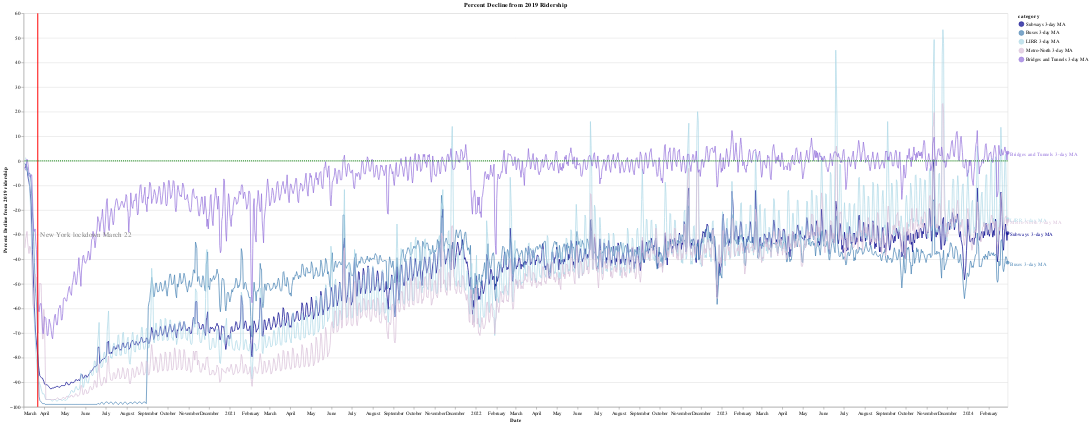

Source (notebook cell):
### Code cell
chart

### Figure 1 — Vega-Lite specification as saved in the notebook (floating-point values rounded to 4 significant figures; data arrays with more than 128 entries replaced by an {"elided": "..."} marker saying what was removed)
{"config": {"view": {"continuousWidth": 300, "continuousHeight": 300}}, "layer": [{"data": {"name": "data-4056dd5c07ad8437f17f0c8281196abc"}, "mark": {"type": "line", "opacity": 0.7}, "encoding": {"color": {"field": "category", "scale": {"domain": ["Subways 3-day MA", "Buses 3-day MA", "LIRR 3-day MA", "Metro-North 3-day MA", "Bridges and Tunnels 3-day MA"], "range": ["#00008B", "#4682B4", "#ADD8E6", "#D8BFD8", "#9370DB"]}, "type": "nominal"}, "x": {"axis": {"grid": false}, "field": "Date", "type": "temporal"}, "y": {"axis": {"title": "Percent Decline from 2019 ridership"}, "field": "value", "scale": {"domain": [-100, 60]}, "type": "quantitative"}}}, {"data": {"name": "data-02b3d69cba60cc93da0fc21a0f4756c8"}, "mark": {"type": "point", "filled": true}, "encoding": {"color": {"field": "category", "scale": {"domain": ["Subways 3-day MA", "Buses 3-day MA", "LIRR 3-day MA", "Metro-North 3-day MA", "Bridges and Tunnels 3-day MA"], "range": ["#00008B", "#4682B4", "#ADD8E6", "#D8BFD8", "#9370DB"]}, "type": "nominal"}, "size": {"value": 60}, "x": {"field": "Date", "type": "temporal"}, "y": {"field": "value", "type": "quantitative"}}}, {"data": {"name": "data-02b3d69cba60cc93da0fc21a0f4756c8"}, "mark": {"type": "text", "align": "left", "dx": 5, "dy": 3}, "encoding": {"color": {"field": "category", "scale": {"domain": ["Subways 3-day MA", "Buses 3-day MA", "LIRR 3-day MA", "Metro-North 3-day MA", "Bridges and Tunnels 3-day MA"], "range": ["#00008B", "#4682B4", "#ADD8E6", "#D8BFD8", "#9370DB"]}, "type": "nominal"}, "text": {"field": "category", "type": "nominal"}, "x": {"field": "Date", "type": "temporal"}, "y": {"field": "value", "type": "quantitative"}}}, {"data": {"name": "data-fc14c26a913e2a10d8ad152897197b53"}, "mark": {"type": "rule", "color": "red", "strokeWidth": 2}, "encoding": {"x": {"field": "Date", "type": "temporal"}}}, {"data": {"name": "data-f637b65b07e7e6af611e755664e790ce"}, "mark": {"type": "text", "align": "left", "baseline": "middle", "color": "grey", "dx": 5, "dy": 50, "fontSize": 15}, "encoding": {"text": {"field": "Text", "type": "nominal"}, "x": {"field": "Date", "type": "temporal"}}}, {"data": {"name": "data-1867bcea56fa2755210c957071db3dcc"}, "mark": {"type": "rule", "color": "green", "strokeDash": [2, 2], "strokeWidth": 2}, "encoding": {"y": {"field": "Percent", "type": "quantitative"}}}], "height": 800, "title": "Percent Decline from 2019 Ridership", "width": 2000, "$schema": "https://vega.github.io/schema/vega-lite/v5.20.1.json", "datasets": {"data-4056dd5c07ad8437f17f0c8281196abc": {"elided": "7305 records"}, "data-02b3d69cba60cc93da0fc21a0f4756c8": [{"Date": "2024-02-29T00:00:00", "category": "Bridges and Tunnels 3-day MA", "value": 3.333}, {"Date": "2024-02-29T00:00:00", "category": "Buses 3-day MA", "value": -41.33}, {"Date": "2024-02-29T00:00:00", "category": "LIRR 3-day MA", "value": -23.67}, {"Date": "2024-02-29T00:00:00", "category": "Metro-North 3-day MA", "value": -24.33}, {"Date": "2024-02-29T00:00:00", "category": "Subways 3-day MA", "value": -29.33}], "data-fc14c26a913e2a10d8ad152897197b53": [{"Date": "2020-03-22T00:00:00"}], "data-f637b65b07e7e6af611e755664e790ce": [{"Date": "2020-03-22T00:00:00", "Text": "New York lockdown\nMarch 22"}], "data-1867bcea56fa2755210c957071db3dcc": [{"Percent": 0}]}}
